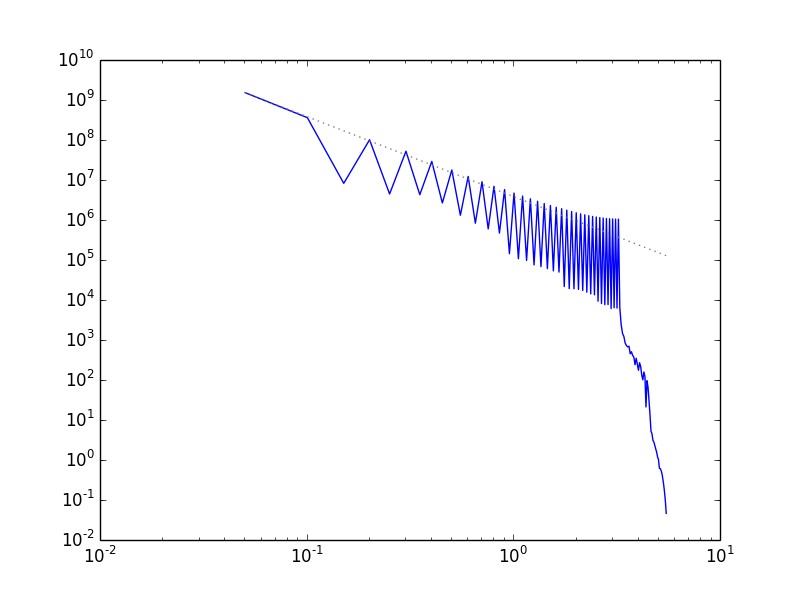

Python code for this plot:
# create some "fake" 3-d multimode data and create a power spectrum to
# illustrate that we have the scaling and normalization correct

import numpy as np
import pylab

N = 64

index = -2.0

xmin = ymin = zmin = 0.0
xmax = ymax = zmax = 10.0

L = np.array([xmax - xmin, ymax - ymin, zmax - zmin])

phi = np.zeros((N,N,N), dtype=np.float64)

x = (np.arange(N)+0.5)*(xmax - xmin)/N + xmin
y = (np.arange(N)+0.5)*(ymax - ymin)/N + ymin
z = (np.arange(N)+0.5)*(zmax - zmin)/N + zmin

x3d, y3d, z3d = np.meshgrid(x, y, z, indexing="ij")

modes = 16

A_0 = 1000.0


# first pass -- count how many hits each k gets
weights = {}

m = 1
while m < modes:

    n = 1
    while n < modes:

        p = 1
        while p < modes:

            ii2 = m**2 + n**2 + p**2
            
            if not ii2 in weights.keys():
                weights[ii2] = 1
            else:
                weights[ii2] += 1

            p += 1
        n += 1
    m += 1


# amplitude of smallest k
print "min{k_x} = ", 1/L[0]
print "amplitude of smallest k = ", A_0*np.sqrt(1/L[0]**2 + 1/L[1]**2 + 1/L[2]**2)**index/weights[3]


# compute the function we will find the power spectrum of
m = 1
while m < modes:
    k_x = m/L[0]

    print "m = ", m
    n = 1
    while n < modes:
        k_y = n/L[1]

        p = 1
        while p < modes:
            k_z = p/L[2]

            ii2 = m**2 + n**2 + p**2

            k = np.sqrt(k_x**2 + k_y**2 + k_z**2)
            A = A_0*k**index/weights[ii2]
            
            phi += A*np.sin(k_x*x3d + k_y*y3d + k_z*z3d)

            p += 1
        n += 1
    m += 1



# now do the power spectrum
phi_hat = np.fft.fftn(phi)[0:N/2+1,0:N/2+1,0:N/2+1]
#phi_hat = 8.0*phi_hat/N**3
phi_hat = phi_hat/N**3

phi_hat = abs(phi_hat)**2

kx = np.fft.fftfreq(N)[0:N/2+1]
kx[-1] *= -1
kx = kx*N/L[0]

ky = np.fft.fftfreq(N)[0:N/2+1]
ky[-1] *= -1
ky = ky*N/L[2]

kz = np.fft.fftfreq(N)[0:N/2+1]
kz[-1] *= -1
kz = kz*N/L[2]

kmin = 0
kmax = np.sqrt(np.max(kx)**2 + np.max(ky)**2 + np.max(kz)**2)

num = np.floor(np.sqrt(N**2 + N**2 + N**2))

bins = np.linspace(kmin, kmax, num+1)

kx3d, ky3d, kz3d = np.meshgrid(kx, ky, kz, indexing="ij")

k = np.sqrt(kx3d**2 + ky3d**2 + kz3d**2)

whichbin = np.digitize(k.flat, bins)

ncount = np.bincount(whichbin)

E_spectrum = np.zeros(len(ncount)-1, dtype=np.float64)

n = 1
while n < len(ncount):
    if not ncount[n] == 0: 
        E_spectrum[n-1] = np.sum(phi_hat.flat[whichbin==n]) #/ncount[n]
    n += 1

k = bins[1:n]
E_spectrum = E_spectrum[0:len(k)]

pylab.loglog(k, E_spectrum)

ii = np.argmax(E_spectrum)
kmax = k[ii]
Emax = E_spectrum[ii]

pylab.loglog(k, Emax*(k/kmax)**index, ls=":", color="0.5")

pylab.savefig("ps.png")


